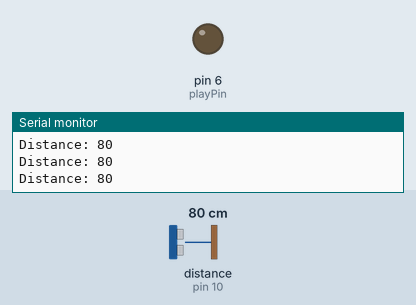
Bench run of a sketch on a simulated Arduino Uno, built with avr-gcc and run on an emulated ATmega328P. On the bench: output pins drawn as LEDs (lit = HIGH), the last lines printed to the serial monitor. Wiring (inferred from the names in the program): ultrasonic range finder: trigger pin 9; echo pin 10. Inputs (shaded band) come from the test bench; at power-on: distance to the obstacle (sensor on pin 10) 80 cm. The echo pulse lasts 58.3 µs per cm; pins used as bus, display or sensor lines are not drawn.

Above: at 1.2 s.
1.3 s: distance to the obstacle (sensor on pin 10) set to 11 cm
2.8 s: distance to the obstacle (sensor on pin 10) set to 8 cm
At 3.4 s:
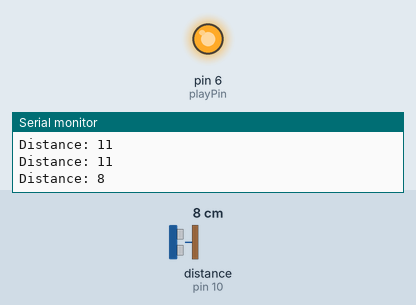
Timing chart, 0 to 10.3 s (numbered marks = the images above; inputs shaded):
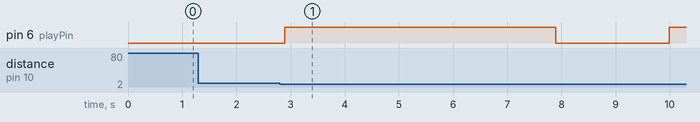

Measured:
- the behaviour switches between 10 and 9 cm on distance to the obstacle (sensor on pin 10) (found by bisection; images 0 and 1)
- after the input at 2.8 s, pin 6 (playPin): LOW → HIGH after 0.09 s, → LOW 5.0 s later, → HIGH 2.1 s later

The sketch:

isd1820soundrecordingwultrasonic.ino
```cpp
// Pin Definitions
const int playPin = 6;        // Pin to control playback on ISD1820
const int trigPin = 9;        // Pin for Trigger on HC-SR04
const int echoPin = 10;       // Pin for Echo on HC-SR04

long duration;                // Duration for the sound wave to return
int distance;                 // Calculated distance

void setup() {
  // Set the play pin as OUTPUT
  pinMode(playPin, OUTPUT);

  // Set the HC-SR04 pins
  pinMode(trigPin, OUTPUT);
  pinMode(echoPin, INPUT);

  // Start with playback turned off
  digitalWrite(playPin, LOW);

  Serial.begin(9600); // Initialize serial communication for debugging
}

void loop() {
  // Send a pulse to the ultrasonic sensor to trigger the measurement
  digitalWrite(trigPin, LOW);
  delayMicroseconds(2);
  digitalWrite(trigPin, HIGH);
  delayMicroseconds(10);
  digitalWrite(trigPin, LOW);

  // Measure the time it takes for the pulse to return
  duration = pulseIn(echoPin, HIGH);

  // Calculate the distance (in cm)
  distance = duration * 0.0343 / 2;

  // Print the distance to the Serial Monitor (for debugging)
  Serial.print("Distance: ");
  Serial.println(distance);

  // Check if the distance is less than a threshold (e.g., 10 cm)
  if (distance < 10) {
    // Trigger playback if the object is within 10 cm
    digitalWrite(playPin, HIGH);

    // Wait for playback to finish (5 seconds in this case)
    delay(5000);

    // Stop playback
    digitalWrite(playPin, LOW);

    // Wait a little to avoid multiple triggers quickly
    delay(2000);
  }

  // Short delay before the next reading
  delay(100);
}
```
